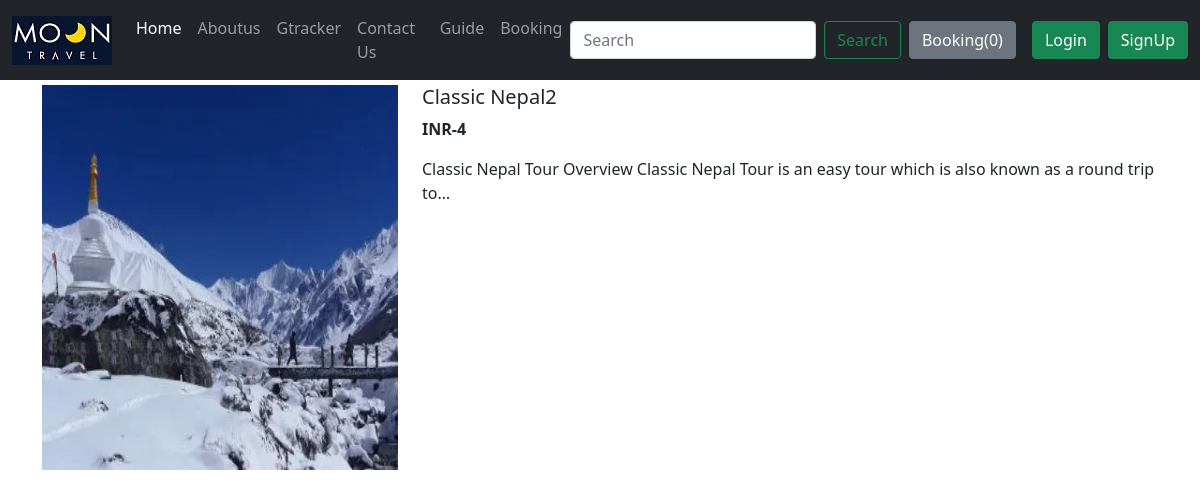
The page /products/9 on the database its author committed.
### home/models.py (models this page shows, shortened)
class Product(models.Model):
    product_id = models.AutoField
    product_name = models.CharField(max_length=50)
    category = models.CharField(max_length=50, default="")
    subcategory = models.CharField(max_length=50, default="")
    price = models.IntegerField(default=0)
    desc = models.CharField(max_length=50000)
    pub_date = models.DateField()
    image = models.ImageField(upload_to='shop/images', default="")

### home/views.py (the view)
# urls.py: path("products/<int:myid>", views.productView, name="ProductView"),
def productView(request, myid):
    product = Product.objects.filter(id=myid)
    return render(request, 'productView.html', {'product':product[0]})

### templates/productView.html (shortened to what this page needs)
{% extends 'base.html' %}
{% block body %}
<div class="container my-4">
    <div class="row" style=" top: 61px; position: relative;">
        <div class="col-md-4">
            <div class="row">
                <img src="/media/{{product.image}}" width="233px" height="385px">
            </div>
        </div>
        <div class="col-md-8">
            <h5>{{product.product_name}}</h5>
            <p><b>INR-{{product.price}} </b></p>
            <p>{{product.desc}}</p>
        </div>
    </div>
</div>
{% endblock body %}

### rows shown on the page
Product: image (picture), product_name "Classic Nepal2", price "4", desc "Classic Nepal Tour Overview Classic Nepal Tour is an easy tour which is also known as a round trip to…"
